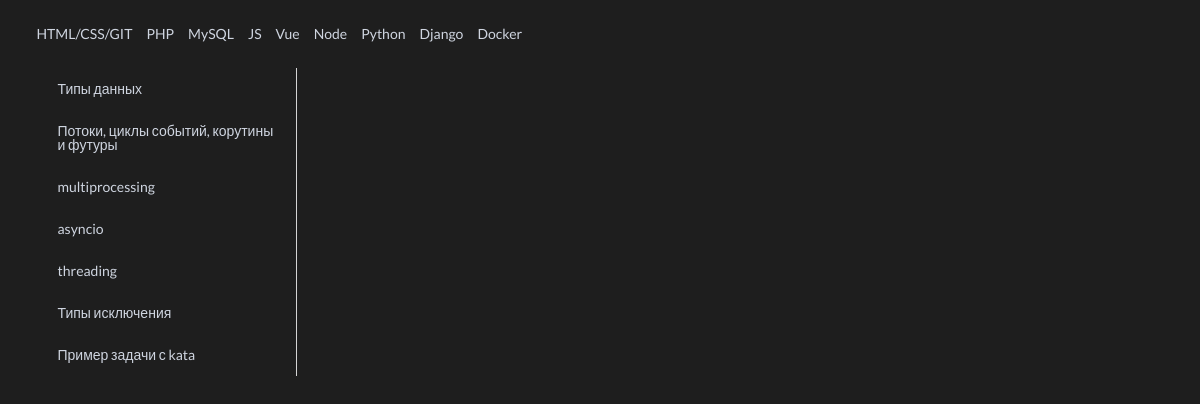
The page /info?t=py on the database as committed earlier.
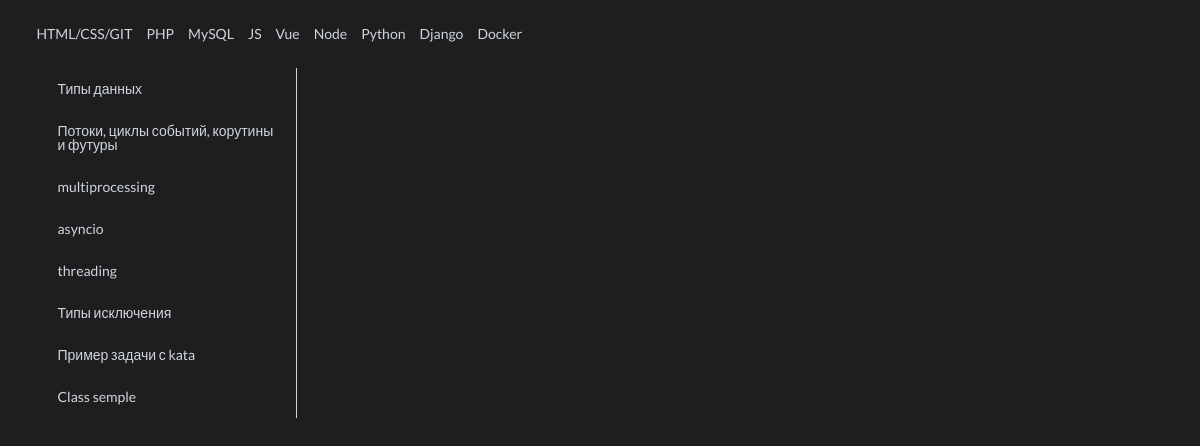
The same page on the database as committed later.
### scraps/models.py (models this page shows, shortened)
class Technology(models.Model):
    name = models.CharField(verbose_name='Name of technology', max_length=255)
    link_name = models.CharField(verbose_name='Link name of technology(JavaScript=js)', max_length=255)
    class Meta:
        verbose_name_plural = 'Technologis'
        verbose_name = 'Technology'

class Content(models.Model):
    technology = models.ForeignKey(Technology, on_delete=models.CASCADE, related_name='technology')
    title = models.CharField(verbose_name='Title', max_length=255)
    content = models.TextField(verbose_name='Content', default='<pre data-enlighter-language="python"></pre>')
    class Meta:
        verbose_name_plural = 'Contents'
        verbose_name = 'Content'
        ordering = ['id']

### scraps/views.py (the view)
# urls.py: path('info', views.get_info, name='info'),
def get_info(req):
    technologies = models.Technology.objects.all().values()
    select_tech = req.GET['t'] or 'py'
    get_object_or_404(models.Technology, link_name=select_tech)
    content = models.Content.objects.filter(technology__link_name=select_tech)
    return render(req, 'info_page.html', context={'content': content, 'technologies': technologies})

### scraps/templates/info_page.html (shortened to what this page needs)
{% extends 'index.html' %}
{% block data %}
  <div class="ui grid">
  <div class="four wide column">
    <div class="ui vertical fluid tabular attached menu">
      {% for el in content %}
        <a class="item" data-tab="data-tab-{{ el.id }}">
          {{ el.title }}
        </a>
      {% endfor %}
    </div>
  </div>
  <div class="twelve wide stretched column">
  </div>
</div>
{% endblock %}

### scraps/templates/index.html (shortened to what this page needs)
{% extends 'base.html' %}
{% block content %}
  <div class="ui text menu">
      {% for tclgy in technologies %}
        <a class="item" href="/info?t={{ tclgy.link_name }}">
          {{ tclgy.name }}
        </a>
      {% endfor %}
  </div>
  <div class="ui content">
      {% block data %}
      {% endblock %}
  </div>
{% endblock %}

### scraps/templates/base.html (shortened to what this page needs)
<!DOCTYPE html>
<html lang="en">
<head>
  {% load static %}
  <link rel="stylesheet" href="https://cdn.jsdelivr.net/npm/semantic-ui@2.4.2/dist/semantic.min.css">
  <link rel="stylesheet" href="{% static '/lib/EJS3/dist/enlighterjs.atomic.min.css' %}">
  <link rel="stylesheet" href="{% static '/css/style.css' %}">
</head>
<body>
  <div class="ui container">
    {% block content %}
    {% endblock %}
  </div>
</body>
</html>

### static/css/style.css (style rules this page uses)
html, body { background-color: #1E1E1E !important; }
:not(.enlighter) p, :not(.enlighter) a, :not(.enlighter) h1, :not(.enlighter) h2, :not(.enlighter) h3, :not(.enlighter) h4, :not(.enlighter) h5, :not(.enlighter) h6, :not(.enlighter) li { color: #cfd5e0 !important; }

Rows that differ between the two databases and show on the page:
added Content: title "Class semple"
